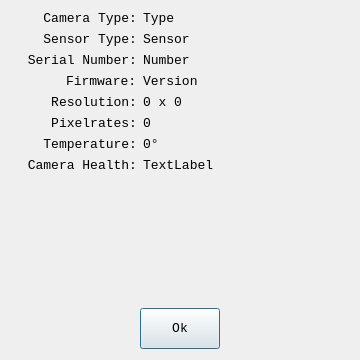
<?xml version="1.0" encoding="UTF-8"?>
<ui version="4.0">
 <class>CameraDescription</class>
 <widget class="QDialog" name="CameraDescription">
  <property name="geometry">
   <rect>
    <x>0</x>
    <y>0</y>
    <width>360</width>
    <height>360</height>
   </rect>
  </property>
  <property name="sizePolicy">
   <sizepolicy hsizetype="Minimum" vsizetype="Minimum">
    <horstretch>0</horstretch>
    <verstretch>0</verstretch>
   </sizepolicy>
  </property>
  <property name="maximumSize">
   <size>
    <width>420</width>
    <height>400</height>
   </size>
  </property>
  <property name="font">
   <font>
    <family>Monospace</family>
    <pointsize>10</pointsize>
   </font>
  </property>
  <property name="windowTitle">
   <string>Camera Description</string>
  </property>
  <property name="windowIcon">
   <iconset resource="qt_pco_camera.qrc">
    <normaloff>:/Resources/PCOApp.ico</normaloff>:/Resources/PCOApp.ico</iconset>
  </property>
  <layout class="QVBoxLayout" name="verticalLayout_2">
   <item>
    <layout class="QGridLayout" name="gridLayout">
     <property name="leftMargin">
      <number>0</number>
     </property>
     <property name="rightMargin">
      <number>80</number>
     </property>
     <property name="horizontalSpacing">
      <number>6</number>
     </property>
     <item row="6" column="1">
      <widget class="QLabel" name="SensorType">
       <property name="text">
        <string>Sensor</string>
       </property>
      </widget>
     </item>
     <item row="6" column="0">
      <widget class="QLabel" name="SensorTypeLabel">
       <property name="text">
        <string>Sensor Type:</string>
       </property>
       <property name="alignment">
        <set>Qt::AlignRight|Qt::AlignTrailing|Qt::AlignVCenter</set>
       </property>
      </widget>
     </item>
     <item row="7" column="1">
      <widget class="QLabel" name="SerialNumber">
       <property name="text">
        <string>Number</string>
       </property>
      </widget>
     </item>
     <item row="4" column="0">
      <widget class="QLabel" name="CameraTypeLabel">
       <property name="text">
        <string>Camera Type:</string>
       </property>
       <property name="alignment">
        <set>Qt::AlignRight|Qt::AlignTrailing|Qt::AlignVCenter</set>
       </property>
      </widget>
     </item>
     <item row="12" column="1">
      <widget class="QLabel" name="Temperature">
       <property name="text">
        <string>0°</string>
       </property>
      </widget>
     </item>
     <item row="12" column="0">
      <widget class="QLabel" name="TemperatureLabel">
       <property name="text">
        <string>Temperature:</string>
       </property>
       <property name="alignment">
        <set>Qt::AlignRight|Qt::AlignTrailing|Qt::AlignVCenter</set>
       </property>
      </widget>
     </item>
     <item row="7" column="0">
      <widget class="QLabel" name="SerialNumberLabel">
       <property name="text">
        <string>Serial Number:</string>
       </property>
       <property name="alignment">
        <set>Qt::AlignRight|Qt::AlignTrailing|Qt::AlignVCenter</set>
       </property>
      </widget>
     </item>
     <item row="4" column="1">
      <widget class="QLabel" name="CameraType">
       <property name="text">
        <string>Type</string>
       </property>
      </widget>
     </item>
     <item row="10" column="1">
      <widget class="QLabel" name="PixelRate">
       <property name="text">
        <string>0</string>
       </property>
       <property name="wordWrap">
        <bool>true</bool>
       </property>
      </widget>
     </item>
     <item row="10" column="0" alignment="Qt::AlignTop">
      <widget class="QLabel" name="PixelRateLabel">
       <property name="text">
        <string>Pixelrates:</string>
       </property>
       <property name="alignment">
        <set>Qt::AlignRight|Qt::AlignTrailing|Qt::AlignVCenter</set>
       </property>
      </widget>
     </item>
     <item row="9" column="1">
      <widget class="QLabel" name="Resolution">
       <property name="text">
        <string>0 x 0</string>
       </property>
      </widget>
     </item>
     <item row="9" column="0">
      <widget class="QLabel" name="ResolutionLabel">
       <property name="text">
        <string>Resolution:</string>
       </property>
       <property name="alignment">
        <set>Qt::AlignRight|Qt::AlignTrailing|Qt::AlignVCenter</set>
       </property>
      </widget>
     </item>
     <item row="13" column="0">
      <widget class="QLabel" name="CameraHealthLabel">
       <property name="text">
        <string>Camera Health:</string>
       </property>
       <property name="alignment">
        <set>Qt::AlignRight|Qt::AlignTrailing|Qt::AlignVCenter</set>
       </property>
      </widget>
     </item>
     <item row="13" column="1">
      <widget class="QLabel" name="CameraHealth">
       <property name="text">
        <string>TextLabel</string>
       </property>
      </widget>
     </item>
     <item row="8" column="0" alignment="Qt::AlignRight|Qt::AlignTop">
      <widget class="QLabel" name="FirmwareLabel">
       <property name="text">
        <string>Firmware:</string>
       </property>
      </widget>
     </item>
     <item row="8" column="1">
      <widget class="QLabel" name="Firmware">
       <property name="text">
        <string>Version</string>
       </property>
      </widget>
     </item>
    </layout>
   </item>
   <item>
    <spacer name="verticalSpacer">
     <property name="orientation">
      <enum>Qt::Vertical</enum>
     </property>
     <property name="sizeHint" stdset="0">
      <size>
       <width>20</width>
       <height>40</height>
      </size>
     </property>
    </spacer>
   </item>
   <item>
    <layout class="QVBoxLayout" name="verticalLayout">
     <item alignment="Qt::AlignHCenter">
      <widget class="QPushButton" name="CameraDescriptionOkButton">
       <property name="minimumSize">
        <size>
         <width>16</width>
         <height>41</height>
        </size>
       </property>
       <property name="maximumSize">
        <size>
         <width>130</width>
         <height>41</height>
        </size>
       </property>
       <property name="text">
        <string>Ok</string>
       </property>
      </widget>
     </item>
    </layout>
   </item>
  </layout>
 </widget>
 <layoutdefault spacing="6" margin="11"/>
 <resources>
  <include location="qt_pco_camera.qrc"/>
 </resources>
 <connections>
  <connection>
   <sender>CameraDescriptionOkButton</sender>
   <signal>clicked()</signal>
   <receiver>CameraDescription</receiver>
   <slot>accept()</slot>
   <hints>
    <hint type="sourcelabel">
     <x>127</x>
     <y>122</y>
    </hint>
    <hint type="destinationlabel">
     <x>223</x>
     <y>126</y>
    </hint>
   </hints>
  </connection>
 </connections>
</ui>
